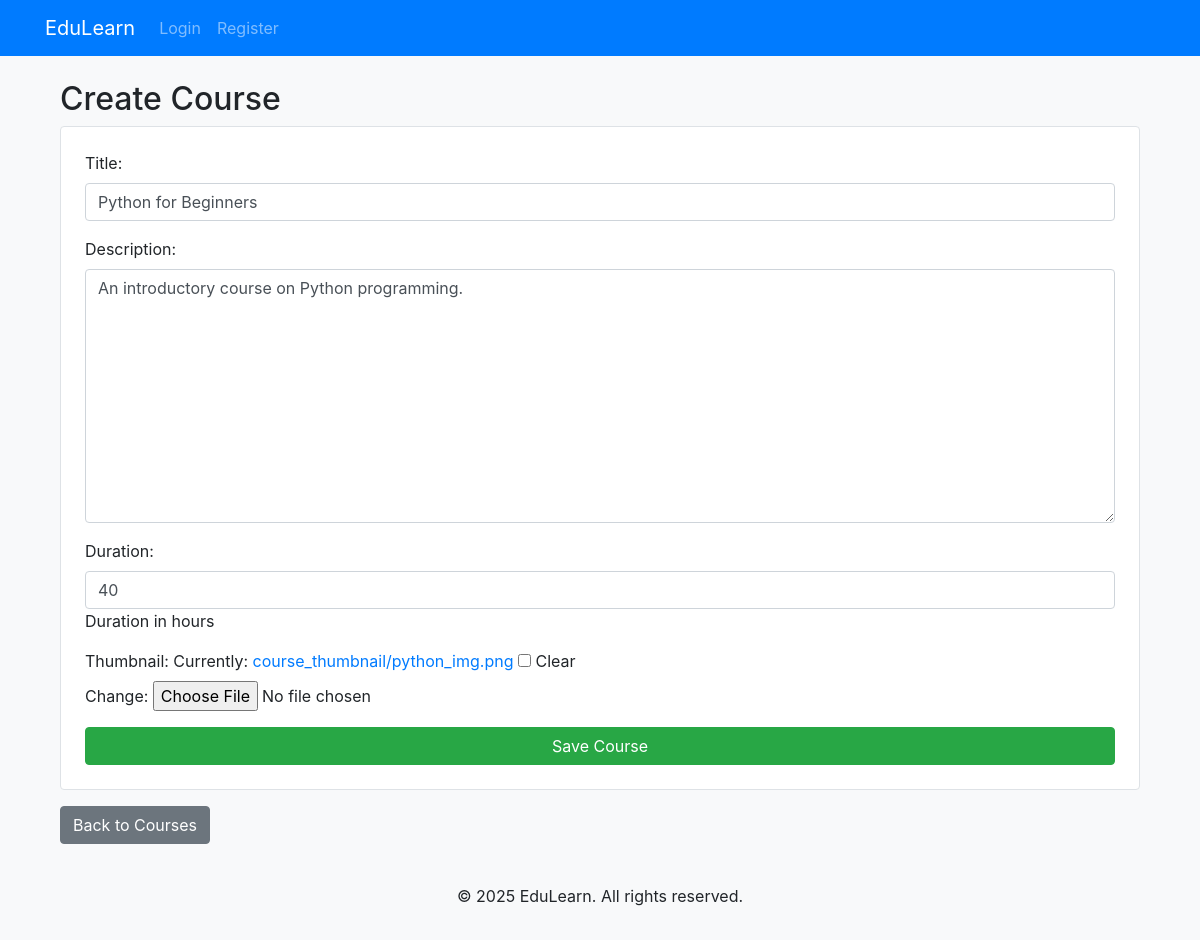
Page /1/update/ on the committed database.
### courses/models.py (models this page shows, shortened)
class Course(models.Model):
    title=models.CharField(max_length=200)
    description=models.TextField()
    duration=models.IntegerField(help_text='Duration in hours')
    thumbnail=models.ImageField(upload_to='course_thumbnail/',null=True,blank=True)
    created_at = models.DateTimeField(auto_now_add=True)

### courses/views.py (the view)
# urls.py: path('<int:course_id>/update/', course_update, name='course_update'),
def course_update(request, course_id):
      course = get_object_or_404(Course, id=course_id)
      if request.method == "POST":
          form = CourseForm(request.POST, request.FILES, instance=course)
          if form.is_valid():
             form.save()
             messages.success(request, "Course updated successfully!")
             return redirect('course_list')
      else:
         form = CourseForm(instance=course)
      return render(request, 'courses/course_form.html', {'form': form})

### courses/forms.py
class CourseForm(forms.ModelForm):
    class Meta:
        model = Course
        fields = ['title', 'description', 'duration', 'thumbnail']
        widgets = {
            'title': forms.TextInput(attrs={'class': 'form-control'}),
            'description': forms.Textarea(attrs={'class': 'form-control'}),
            'duration': forms.NumberInput(attrs={'class': 'form-control'}),
        }

### templates/courses/course_form.html (shortened to what this page needs)
{% extends "courses/base.html" %}
{% block content %}
<div class="container mt-4">
    <h2>{{ course.id|default:"Create" }} Course</h2>
    <form method="post" enctype="multipart/form-data" class="p-4 border rounded bg-white shadow-sm">
        {{ form.as_p }}
        <button type="submit" class="btn btn-success w-100">Save Course</button>
    </form>
    <a href="{% url 'course_list' %}" class="btn btn-secondary mt-3">Back to Courses</a>
</div>
{% endblock %}

### templates/courses/base.html (style rules this page uses)
body { background-color: #f8f9fa; }

### rows in the picture
Course: title "Python for Beginners", description "An introductory course on Python programming.", duration "40"

### other values in the picture
{{ course.id|default:"Create" }} "Create"
